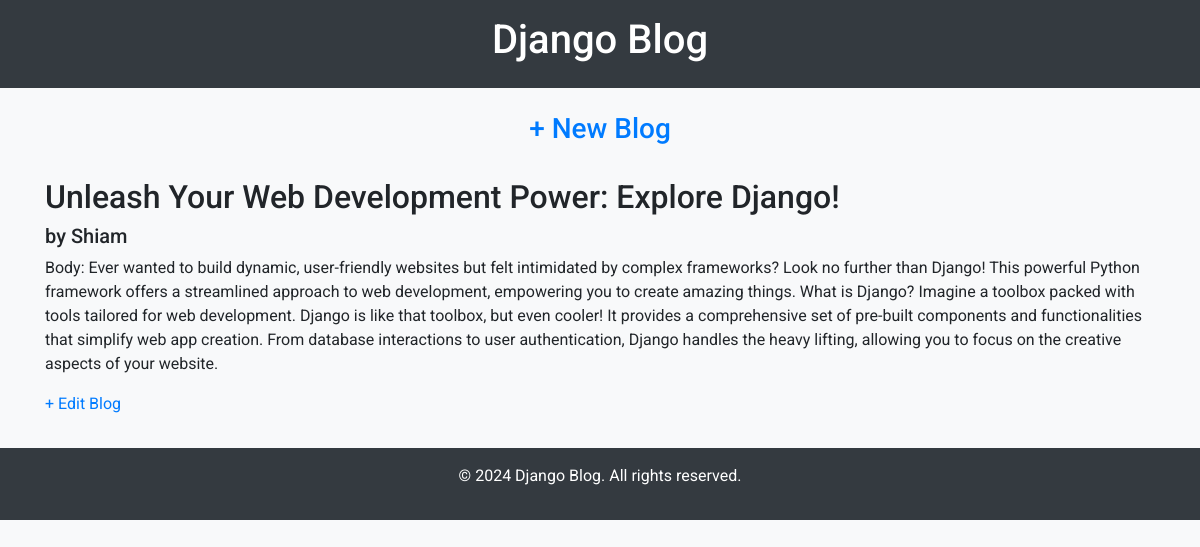
The app's page /post/1/ with its own data.
### Post/models.py (models this page shows, shortened)
class Post(models.Model):
    title = models.CharField(max_length=200)
    author = models.ForeignKey(
        "auth.User",
        on_delete=models.CASCADE,
    )
    body = models.TextField()

### Post/views.py (the view)
# urls.py: path("post/<int:pk>/", BlogDetailView.as_view(), name="post_detail"),
class BlogDetailView(DetailView):
    model = Post
    template_name = "post_detail.html"

### templates/post_detail.html
{% extends "base.html" %}
{% block content %}
<div class="post-entry">
    <h2>{{ object.title }}</h2>
    <h5>by {{ post.author }}</h5>
    <p>{{ object.body }}</p>
</div>
<a href="{% url 'post_edit' post.pk %}">+ Edit Blog</a>
{% endblock content %}

### templates/base.html (style rules this page uses)
body { font-family: 'Roboto', sans-serif; background-color: #f8f9fa; }

### records on screen
Post: title "Unleash Your Web Development Power: Explore Django!", author "Shiam", body "Body: Ever wanted to build dynamic, user-friendly websites but felt intimidated by complex frameworks? Look no further than Django! This powerful Python framework offers a streamlined approach to web development, empowering you to create amazing things. What is Django? Imagine a toolbox packed with tools tailored for web development. Django is like that toolbox, but even cooler! It provides a comprehensive set of pre-built components and functionalities that simplify web app creation. From database interactions to user authentication, Django handles the heavy lifting, allowing you to focus on the creative aspects of your website."
